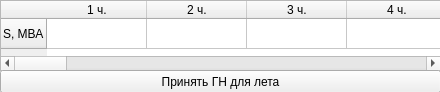
<?xml version="1.0" encoding="UTF-8"?>
<ui version="4.0">
 <class>Form</class>
 <widget class="QWidget" name="Form">
  <property name="geometry">
   <rect>
    <x>0</x>
    <y>0</y>
    <width>440</width>
    <height>92</height>
   </rect>
  </property>
  <property name="windowTitle">
   <string>Form</string>
  </property>
  <widget class="QTableWidget" name="tableWidget">
   <property name="geometry">
    <rect>
     <x>0</x>
     <y>0</y>
     <width>441</width>
     <height>71</height>
    </rect>
   </property>
   <row>
    <property name="text">
     <string>S, МВА</string>
    </property>
   </row>
   <column>
    <property name="text">
     <string>1 ч.</string>
    </property>
   </column>
   <column>
    <property name="text">
     <string>2 ч.</string>
    </property>
   </column>
   <column>
    <property name="text">
     <string>3 ч.</string>
    </property>
   </column>
   <column>
    <property name="text">
     <string>4 ч.</string>
    </property>
   </column>
   <column>
    <property name="text">
     <string>5 ч.</string>
    </property>
   </column>
   <column>
    <property name="text">
     <string>6 ч.</string>
    </property>
   </column>
   <column>
    <property name="text">
     <string>7 ч.</string>
    </property>
   </column>
   <column>
    <property name="text">
     <string>8 ч.</string>
    </property>
   </column>
   <column>
    <property name="text">
     <string>9 ч.</string>
    </property>
   </column>
   <column>
    <property name="text">
     <string>10 ч.</string>
    </property>
   </column>
   <column>
    <property name="text">
     <string>11 ч.</string>
    </property>
   </column>
   <column>
    <property name="text">
     <string>12 ч.</string>
    </property>
   </column>
   <column>
    <property name="text">
     <string>13 ч.</string>
    </property>
   </column>
   <column>
    <property name="text">
     <string>14 ч.</string>
    </property>
   </column>
   <column>
    <property name="text">
     <string>15 ч.</string>
    </property>
   </column>
   <column>
    <property name="text">
     <string>16 ч.</string>
    </property>
   </column>
   <column>
    <property name="text">
     <string>17 ч.</string>
    </property>
   </column>
   <column>
    <property name="text">
     <string>18 ч.</string>
    </property>
   </column>
   <column>
    <property name="text">
     <string>19 ч.</string>
    </property>
   </column>
   <column>
    <property name="text">
     <string>20 ч.</string>
    </property>
   </column>
   <column>
    <property name="text">
     <string>21 ч.</string>
    </property>
   </column>
   <column>
    <property name="text">
     <string>22 ч.</string>
    </property>
   </column>
   <column>
    <property name="text">
     <string>23 ч.</string>
    </property>
   </column>
   <column>
    <property name="text">
     <string>24 ч.</string>
    </property>
   </column>
  </widget>
  <widget class="QPushButton" name="one_hour_button_okey">
   <property name="geometry">
    <rect>
     <x>0</x>
     <y>70</y>
     <width>441</width>
     <height>23</height>
    </rect>
   </property>
   <property name="text">
    <string>Принять ГН для лета</string>
   </property>
  </widget>
 </widget>
 <resources/>
 <connections/>
</ui>
